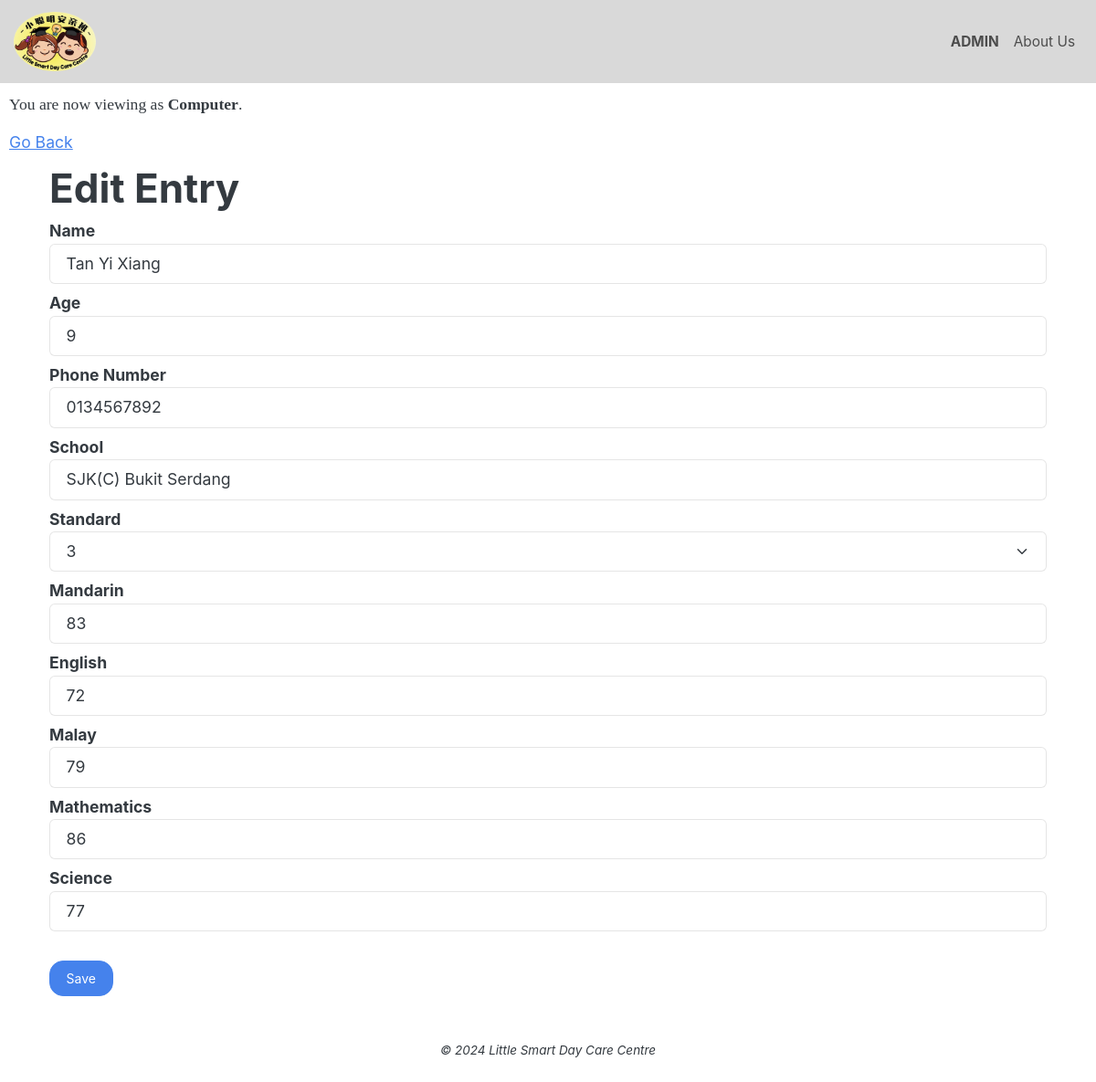
Before: /edit_roster.php?id=100003 with the older database file.
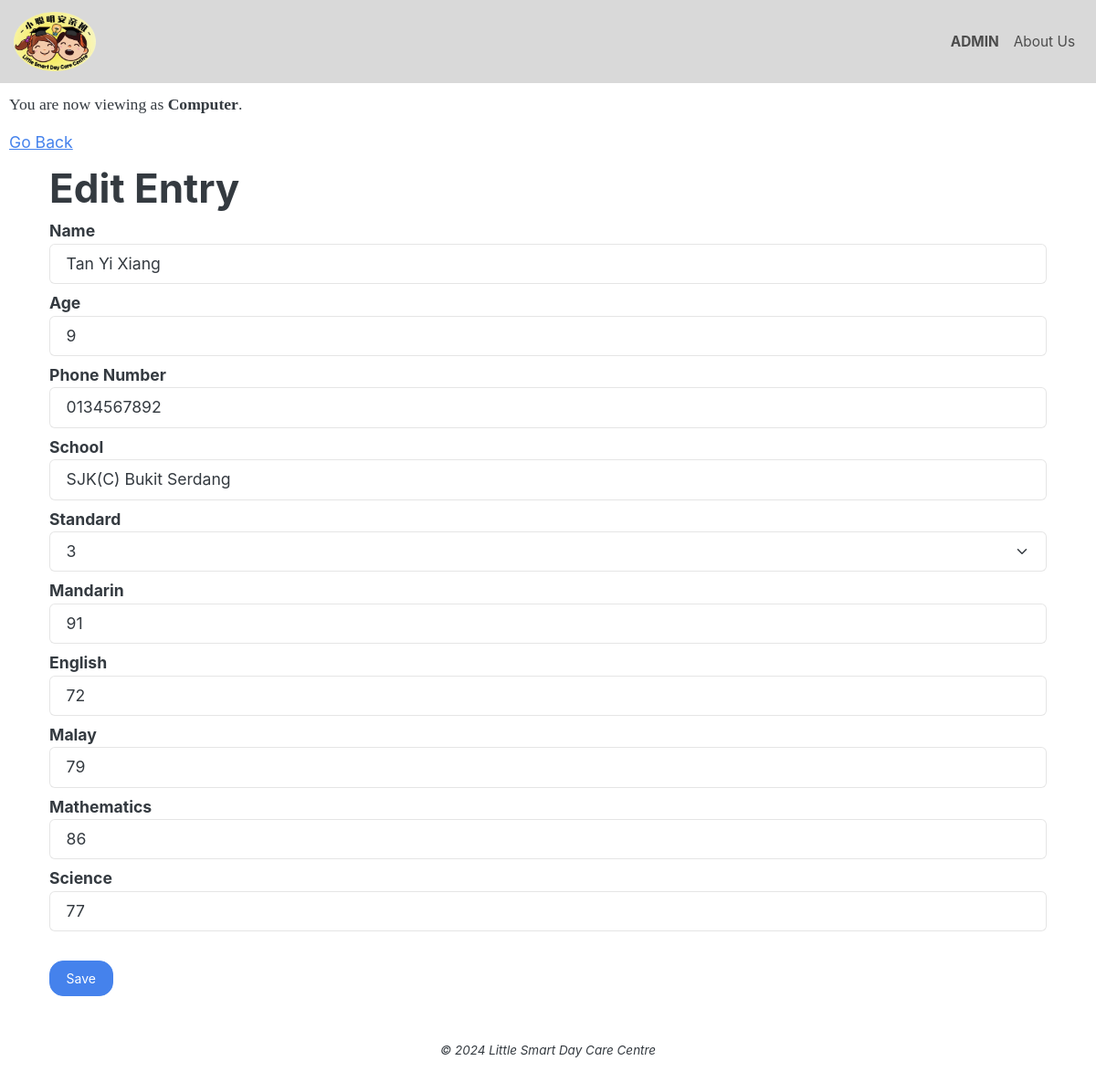
After: the same page with the newer database file.
### tables this page shows
CREATE TABLE `students` (
  `student_id` int(128) NOT NULL,
  `student_name` varchar(255) NOT NULL,
  `age` int(3) NOT NULL,
  `telno` varchar(16) NOT NULL,
  `school` varchar(255) NOT NULL,
  `standard` int(1) NOT NULL,
  `mandarin` int(3) NOT NULL,
  `english` int(3) NOT NULL,
  `malay` int(3) NOT NULL,
  `math` int(3) NOT NULL,
  `science` int(3) NOT NULL
);

### edit_roster.php (the view, shortened to what the changed rows need)
<!DOCTYPE html>
<html lang="en">
<?php
require_once("init_db.php");
include_once "helper_list_roster.php";
$student_id = intval($_GET["id"]) ?? die;
$stmt = $conn->prepare("SELECT student_id, student_name, age, telno, school, standard, mandarin, english, malay, math, science
    FROM students
    WHERE students.student_id = ?");
$stmt->bind_param("i", $student_id);
if (!$stmt->execute()){
    http_response_code(500);
    die;
}
$result = $stmt->get_result();
if ($row = $result->fetch_object()){
    $entry = $row;
} else {
    http_response_code(500);
    die;
}
?>
<head>
    <link href="https://cdn.jsdelivr.net/npm/bootstrap@5.3.3/dist/css/bootstrap.min.css" rel="stylesheet"
>
    <link rel="stylesheet" href="css/bootstrap.min.css">
        <link rel="stylesheet" href="css/main.css">
</head>
<body>
    <section>
        <section>
            <div class="container">
                <div class="container section-title ">
                    <h1>Edit Entry</h1>
                </div>
                <form action="api_editroster.php?id=<?php echo $entry->student_id?>" method="POST" enctype="multipart/form-data">
                    <div class="container">
                        <div class="row">
                            <div class="col-md-12 form-label">
                                <label for="name"><b>Name</b></label>
                                <input type="text" id="name" name="name" class="form-control" value="<?php echo $entry->student_name?>" required>
                            </div>
                        </div>
                        <div class="row">
                            <div class="form-label">
                                <label for="age"><b>Age</b></label>
                                <input type="age" id="age" name="age" class="form-control" value="<?php echo $entry->age?>" required>
                            </div>
                        </div>
                        <div class="row">
                            <div class="form-label">
                                <label for="telno"><b>Phone Number</b></label>
                                <input type="telno" id="telno" name="telno" class="form-control" value="<?php echo $entry->telno?>" required>
                            </div>
                        </div>
                        <div class="row">
                            <div class="form-label">
                                <label for="school"><b>School</b></label>
                                <input type="school" id="school" name="school" class="form-control" value="<?php echo $entry->school?>" required>
                            </div>
                        </div>
                        <div class="row">
                            <div class="form-label">
                                <label for="standard"><b>Standard</b></label>
                                <select type="standard" id="standard" name="standard" class="form-select" required>
                                </select>
                            </div>
                        </div>
                        <div class="row">
                            <div class="form-label">
                                <label for="mandarin"><b>Mandarin</b></label>
                                <input type="mandarin" id="mandarin" name="mandarin" class="form-control" value="<?php echo $entry->mandarin?>" required>
                            </div>
                        </div>
                        <div class="row">
                            <div class="form-label">
                                <label for="english"><b>English</b></label>
                                <input type="english" id="english" name="english" class="form-control" value="<?php echo $entry->english?>" required>
                            </div>
                        </div>
                        <div class="row">
                            <div class="form-label">
                                <label for="malay"><b>Malay</b></label>
                                <input type="malay" id="malay" name="malay" class="form-control" value="<?php echo $entry->malay?>" required>
                            </div>
                        </div>
                        <div class="row">
                            <div class="form-label">
                                <label for="math"><b>Mathematics</b></label>
                                <input type="math" id="math" name="math" class="form-control" value="<?php echo $entry->math?>" required>
                            </div>
                        </div>
                        <div class="row">
                            <div class="form-label">
                                <label for="science"><b>Science</b></label>
                                <input type="science" id="science" name="science" class="form-control" value="<?php echo $entry->science?>" required>
                            </div>
                        </div>
                    </div>
                </form>
            </div>
        </section>
        <br>
    </section>
    <br>
</body>
</html>

Changed rows visible on the page:
changed students "Tan Yi Xiang": mandarin "83" → "91"
